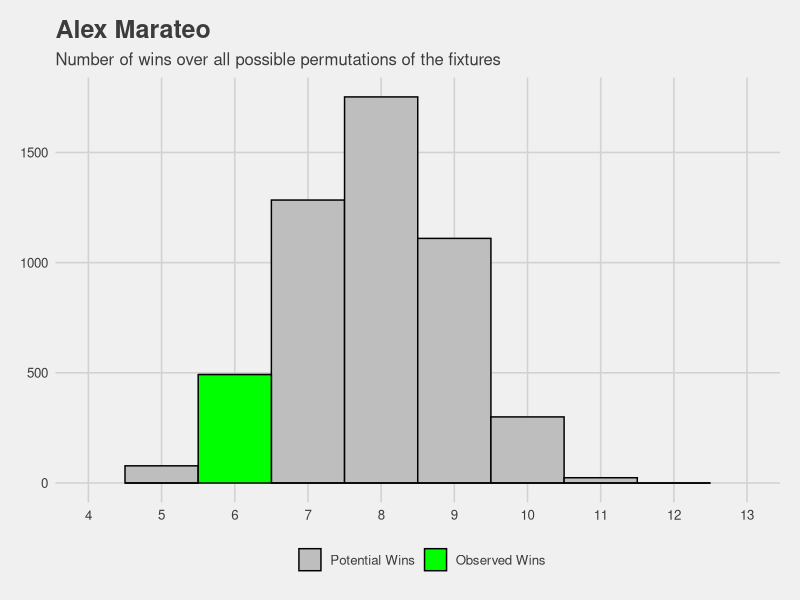
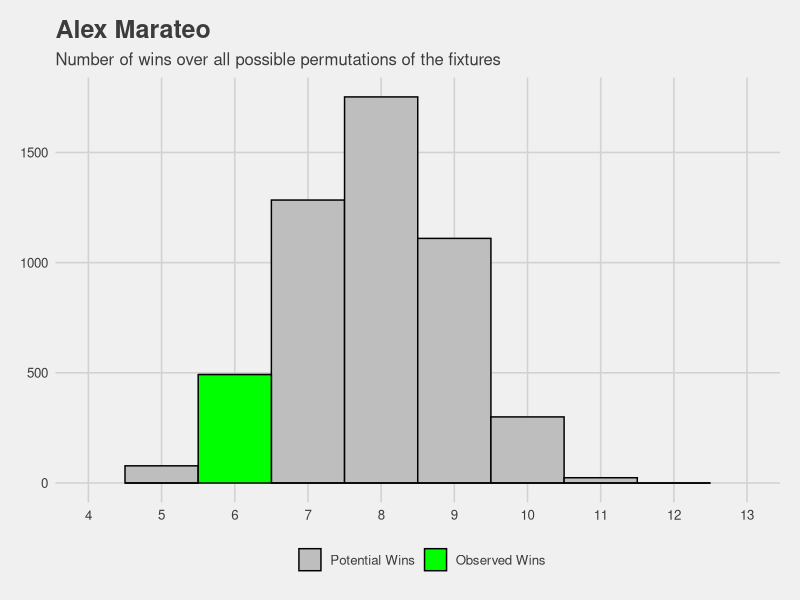

Reproduce these figures in R, in order.
##%######################################################%##
#                                                          #
####                Get list of team IDs                ####
#                                                          #
##%######################################################%##

# 1 = Mara
# 2 = Paul
# 3 = Baron
# 4 = Bish
# 5 = Kirch
# 6 = Brown
# 7 = Pansini
# 8 = Rossi

##%######################################################%##
#                                                          #
####     Get all permutations of potential fixtures     ####
#                                                          #
##%######################################################%##

library(tidyverse)
library(ggthemes)
library(pracma)
all_fixtures <- data.frame(perms(c(2,3,4,5,6,7,8)))

##%######################################################%##
#                                                          #
####           Rename and add rounds 8 to 17            ####
#                                                          #
##%######################################################%##

all_fixtures <-
  all_fixtures %>%
  transmute("Round 1" = X1,
            "Round 2" = X2,
            "Round 3" = X3,
            "Round 4" = X4,
            "Round 5" = X5,
            "Round 6" = X6,
            "Round 7" = X7,
            "Round 8" = X1,
            "Round 9" = X2,
            "Round 10" = X3,
            "Round 11" = X4,
            "Round 15" = X5,
            "Round 16" = X6,
            "Total Wins" = 0)

##%######################################################%##
#                                                          #
####  Mutate to get scores by opponent for each round   ####
#                                                          #
##%######################################################%##

all_fixtures <-
all_fixtures %>%
  mutate(`Round 1` =
           case_when(
             `Round 1` == 8 ~ 1521,  # Rossi
             `Round 1` == 7 ~ 1502,  # Pansini
             `Round 1` == 6 ~ 1441,  # Brown
             `Round 1` == 5 ~ 1411,  # Kirch
             `Round 1` == 4 ~ 1381,  # Bish
             `Round 1` == 3 ~ 1500,  # Baron
             `Round 1` == 2 ~ 1550,  # Paul
             `Round 1` == 1 ~ 1583), # Mara
         
         `Round 2` =
           case_when(
             `Round 2` == 8 ~ 1586,  # Rossi
             `Round 2` == 7 ~ 1549,  # Pansini
             `Round 2` == 6 ~ 1582,  # Brown
             `Round 2` == 5 ~ 1493,  # Kirch
             `Round 2` == 4 ~ 1424,  # Bish
             `Round 2` == 3 ~ 1540,  # Baron
             `Round 2` == 2 ~ 1689,  # Paul
             `Round 2` == 1 ~ 1564), # Mara
         
         `Round 3` =
           case_when(
             `Round 3` == 8 ~ 1562,  # Rossi
             `Round 3` == 7 ~ 1523,  # Pansini
             `Round 3` == 6 ~ 1562,  # Brown
             `Round 3` == 5 ~ 1482,  # Kirch
             `Round 3` == 4 ~ 1477,  # Bish
             `Round 3` == 3 ~ 1518,  # Baron
             `Round 3` == 2 ~ 1601,  # Paul
             `Round 3` == 1 ~ 1500), # Mara
         
         `Round 4` =
           case_when(
             `Round 4` == 8 ~ 1532,  # Rossi
             `Round 4` == 7 ~ 1362,  # Pansini
             `Round 4` == 6 ~ 1577,  # Brown
             `Round 4` == 5 ~ 1597,  # Kirch
             `Round 4` == 4 ~ 1344,  # Bish
             `Round 4` == 3 ~ 1475,  # Baron
             `Round 4` == 2 ~ 1635,  # Paul
             `Round 4` == 1 ~ 1684), # Mara
         
         `Round 5` =
           case_when(
             `Round 5` == 8 ~ 1590,  # Rossi
             `Round 5` == 7 ~ 1524,  # Pansini
             `Round 5` == 6 ~ 1528,  # Brown
             `Round 5` == 5 ~ 1379,  # Kirch
             `Round 5` == 4 ~ 1530,  # Bish
             `Round 5` == 3 ~ 1546,  # Baron
             `Round 5` == 2 ~ 1574,  # Paul
             `Round 5` == 1 ~ 1635), # Mara
         
         `Round 6` =
           case_when(
             `Round 6` == 8 ~ 1577,  # Rossi
             `Round 6` == 7 ~ 1668,  # Pansini
             `Round 6` == 6 ~ 1480,  # Brown
             `Round 6` == 5 ~ 1500,  # Kirch
             `Round 6` == 4 ~ 1464,  # Bish
             `Round 6` == 3 ~ 1784,  # Baron
             `Round 6` == 2 ~ 1787,  # Paul
             `Round 6` == 1 ~ 1543), # Mara
         
         `Round 7` =
           case_when(
             `Round 7` == 8 ~ 1547,  # Rossi
             `Round 7` == 7 ~ 1589,  # Pansini
             `Round 7` == 6 ~ 1528,  # Brown
             `Round 7` == 5 ~ 1243,  # Kirch
             `Round 7` == 4 ~ 1487,  # Bish
             `Round 7` == 3 ~ 1624,  # Baron
             `Round 7` == 2 ~ 1634,  # Paul
             `Round 7` == 1 ~ 1640), # Mara
         
         `Round 8` =
           case_when(
             `Round 8` == 8 ~ 1645,  # Rossi
             `Round 8` == 7 ~ 1506,  # Pansini
             `Round 8` == 6 ~ 1467,  # Brown
             `Round 8` == 5 ~ 1391,  # Kirch
             `Round 8` == 4 ~ 1675,  # Bish
             `Round 8` == 3 ~ 1694,  # Baron
             `Round 8` == 2 ~ 1511,  # Paul
             `Round 8` == 1 ~ 1551), # Mara
         
         `Round 9` =
           case_when(
             `Round 9` == 8 ~ 1535,  # Rossi
             `Round 9` == 7 ~ 1701,  # Pansini
             `Round 9` == 6 ~ 1414,  # Brown
             `Round 9` == 5 ~ 1441,  # Kirch
             `Round 9` == 4 ~ 1479,  # Bish
             `Round 9` == 3 ~ 1726,  # Baron
             `Round 9` == 2 ~ 1468,  # Paul
             `Round 9` == 1 ~ 1640), # Mara
         
         `Round 10` =
           case_when(
             `Round 10` == 8 ~ 1521,  # Rossi
             `Round 10` == 7 ~ 1489,  # Pansini
             `Round 10` == 6 ~ 1464,  # Brown
             `Round 10` == 5 ~ 1420,  # Kirch
             `Round 10` == 4 ~ 1508,  # Bish
             `Round 10` == 3 ~ 1665,  # Baron
             `Round 10` == 2 ~ 1572,  # Paul
             `Round 10` == 1 ~ 1551), # Mara
         
         `Round 11` =
           case_when(
             `Round 11` == 8 ~ 1603,  # Rossi
             `Round 11` == 7 ~ 1594,  # Pansini
             `Round 11` == 6 ~ 1522,  # Brown
             `Round 11` == 5 ~ 1422,  # Kirch
             `Round 11` == 4 ~ 1613,  # Bish
             `Round 11` == 3 ~ 1731,  # Baron
             `Round 11` == 2 ~ 1736,  # Paul
             `Round 11` == 1 ~ 1542), # Mara
         
         `Round 15` =
           case_when(
             `Round 15` == 8 ~ 1696,  # Rossi
             `Round 15` == 7 ~ 1534,  # Pansini
             `Round 15` == 6 ~ 1618,  # Brown
             `Round 15` == 5 ~ 1550,  # Kirch
             `Round 15` == 4 ~ 1453,  # Bish
             `Round 15` == 3 ~ 1677,  # Baron
             `Round 15` == 2 ~ 1569,  # Paul
             `Round 15` == 1 ~ 1493), # Mara
         
         `Round 16` =
           case_when(
             `Round 16` == 8 ~ 1704,  # Rossi
             `Round 16` == 7 ~ 1649,  # Pansini
             `Round 16` == 6 ~ 1731,  # Brown
             `Round 16` == 5 ~ 1307,  # Kirch
             `Round 16` == 4 ~ 1661,  # Bish
             `Round 16` == 3 ~ 1696,  # Baron
             `Round 16` == 2 ~ 1643,  # Paul
             `Round 16` == 1 ~ 1465)) # Mara
         
##%######################################################%##
#                                                          #
####      Get win or loss as Boolean true / false       ####
#                                                          #
##%######################################################%##

all_results <-
  all_fixtures %>%
  mutate(`Round 1` = ifelse(`Round 1` < 1583, TRUE, FALSE)) %>%
  mutate(`Round 2` = ifelse(`Round 2` < 1564, TRUE, FALSE)) %>%
  mutate(`Round 3` = ifelse(`Round 3` < 1500, TRUE, FALSE)) %>%
  mutate(`Round 4` = ifelse(`Round 4` < 1684, TRUE, FALSE)) %>%
  mutate(`Round 5` = ifelse(`Round 5` < 1635, TRUE, FALSE)) %>%
  mutate(`Round 6` = ifelse(`Round 6` < 1543, TRUE, FALSE)) %>%
  mutate(`Round 7` = ifelse(`Round 7` < 1640, TRUE, FALSE)) %>%
  mutate(`Round 8` = ifelse(`Round 8` < 1551, TRUE, FALSE)) %>%
  mutate(`Round 9` = ifelse(`Round 9` < 1640, TRUE, FALSE)) %>%
  mutate(`Round 10` = ifelse(`Round 10` < 1551, TRUE, FALSE)) %>%
  mutate(`Round 11` = ifelse(`Round 11` < 1542, TRUE, FALSE)) %>%
  mutate(`Round 15` = ifelse(`Round 15` < 1493, TRUE, FALSE)) %>%
  mutate(`Round 16` = ifelse(`Round 16` < 1465, TRUE, FALSE))

all_results$`Total Wins` <- rowSums(all_results[,1:13])

##%######################################################%##
#                                                          #
####      Get distribution of results vs observed       ####
#                                                          #
##%######################################################%##

# Table
all_results_summary <-
all_results %>%
  summarise(
    min = min(`Total Wins`),
    mode= Mode(`Total Wins`),
    mean = mean(`Total Wins`),
    max = max(`Total Wins`))

# Plot
all_results %>%
  ggplot(mapping = aes(x = `Total Wins`, fill = `Total Wins` == 6)) +
  geom_histogram(binwidth = 1, colour = "black") +
  scale_fill_manual(values = c("grey", "green"), name = "", labels = c("Potential Wins", "Observed Wins")) +
  scale_x_continuous(limits = c(4,13), breaks = seq(0, 13, by = 1)) +
  ggtitle("Alex Marateo", subtitle = "Number of wins over all possible permutations of the fixtures") +
  theme_fivethirtyeight()

# Save plot to output folder
ggsave("Output/expected_vs_observed_wins_mara.png")

##%######################################################%##
#                                                          #
#### Get difference between observed and expected wins  ####
#                                                          #
##%######################################################%##

observed_vs_expected_wins_01 <-
  tibble(
    Coach = "Alex Marateo",
    `Observed Wins` = 6,
    `Expected Wins` = all_results_summary$mode)
